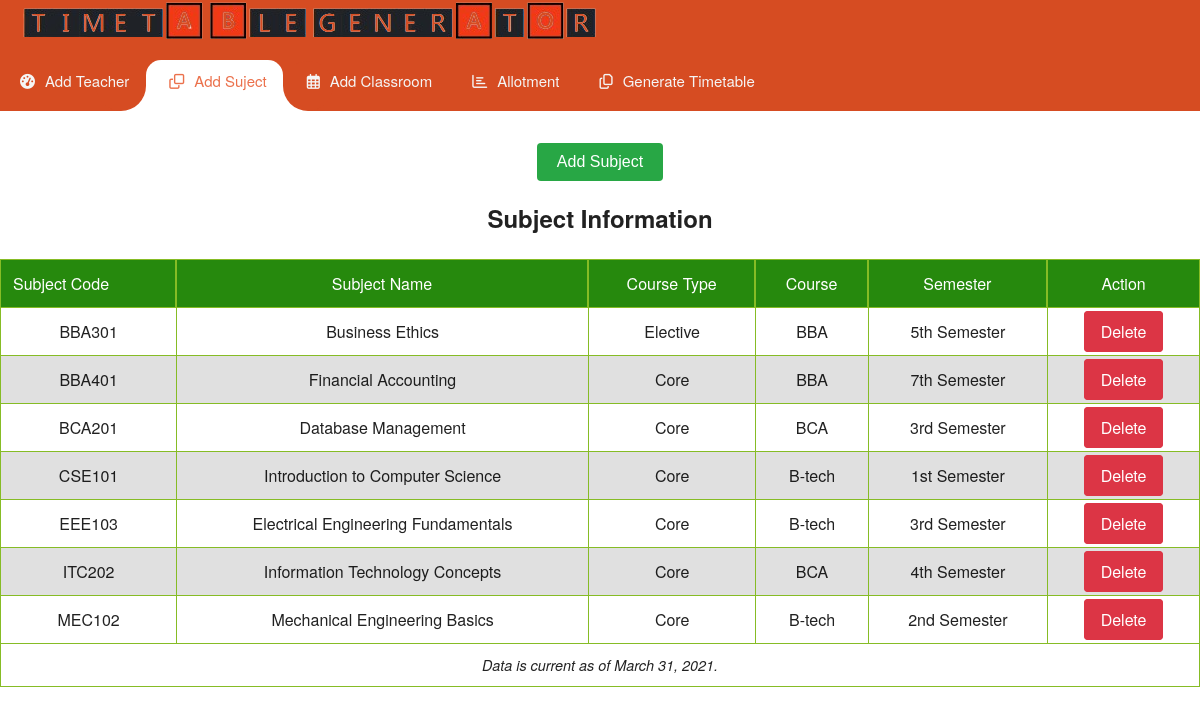
The page /project/main/subject.php on the database its author committed.
### tables this page shows
CREATE TABLE `subjects` (
  `subject_code` varchar(100) NOT NULL,
  `subject_name` varchar(255) NOT NULL,
  `course_type` varchar(100) NOT NULL,
  `course` varchar(100) NOT NULL,
  `semester` varchar(100) NOT NULL
);

### project/main/subject.php (the view, shortened to what this page needs)
<?php
include("../connection.php");
include("home.php");
$query = "SELECT * FROM subjects";
$result = mysqli_query($conn, $query);
if ($result) {
    ?>
    <!DOCTYPE html>
    <html lang="en">
    <head>
        <link rel="stylesheet" href="css/table.css">
        <link rel="stylesheet" href="css/subject.css">
    </head>
    <body>
        <div class="container">
            <div class="add-subject-btn-container">
                <button class="add-subject-btn" onclick="openSubjectModal()">Add Subject</button>
            </div>
            <table class="responsive-table">
                <caption>Subject Information</caption>
                <thead>
                    <tr>
                        <th scope="col">Subject Code</th>
                        <th scope="col">Subject Name</th>
                        <th scope="col">Course Type</th>
                        <th scope="col">Course</th>
                        <th scope="col">Semester</th>
                        <th scope="col">Action</th>
                    </tr>
                </thead>
                <tfoot>
                    <tr>
                        <td colspan="6">Data is current as of March 31, 2021.</td>
                    </tr>
                </tfoot>
                <tbody>
                    <?php
                    while ($row = mysqli_fetch_assoc($result)) {
                        $subjectCode = isset($row['subject_code']) ? $row['subject_code'] : 'N/A';
                        $subjectName = isset($row['subject_name']) ? $row['subject_name'] : 'N/A';
                        $courseType = isset($row['course_type']) ? $row['course_type'] : 'N/A';
                        $course = isset($row['course']) ? $row['course'] : 'N/A';
                        $semester = isset($row['semester']) ? $row['semester'] : 'N/A';
                        ?>
                        <tr>
                            <td><?php echo $subjectCode ?></td>
                            <td><?php echo $subjectName ?></td>
                            <td><?php echo $courseType ?></td>
                            <td><?php echo $course ?></td>
                            <td><?php echo $semester ?></td>
                            <td>
                                <a href="delete/delete_subject.php?subjectCode=<?php echo $subjectCode; ?>" class="btn-danger btn-sm" onclick="return confirm('Are you sure you want to delete this subject?')">Delete</a>
                            </td>
                        </tr>
                    <?php
                    }
                    ?>
                </tbody>
            </table>
</body>
    </html>
    <?php
} else {
    echo 'Error fetching data from the database: ' . mysqli_error($conn);
}
?>

### project/main/home.php (shortened to what this page needs)
<!DOCTYPE html>
<html lang="en">
<head>
    <link rel="stylesheet" href="css/home.css">
</head>
<body>
<nav class="navbar navbar-expand-custom navbar-mainbg">
<a class="navbar-brand navbar-logo" href="../index.php"><img src="../image/time-table generator.png" alt="logo"></a>
    <div class="collapse navbar-collapse" id="navbarSupportedContent">
        <ul class="navbar-nav ml-auto">
            <div class="hori-selector"><div class="left"></div><div class="right"></div></div>
            <li class="nav-item">
                <a class="nav-link" href="teacher.php"><i class="fas fa-tachometer-alt"></i>Add Teacher</a>
            </li>
            <li class="nav-item">
                <a class="nav-link" href="subject.php"><i class="far fa-clone"></i>Add Suject</a>
            </li>
            <li class="nav-item">
                <a class="nav-link" href="classroom.php"><i class="far fa-calendar-alt"></i>Add Classroom</a>
            </li>
            <li class="nav-item">
                <a class="nav-link" href="allotment.php"><i class="far fa-chart-bar"></i>Allotment</a>
            </li>
            <li class="nav-item">
                <a class="nav-link" href="generate.php"><i class="far fa-copy"></i>Generate Timetable</a>
            </li>
        </ul>
    </div>
</nav>
</body>
</html>

### project/main/css/home.css (style rules this page uses)
.navbar-nav.ml-auto { display: flex; align-items: center; }
body { font-family: 'Roboto', sans-serif; margin: 0; padding: 0; }
i { margin-right: 10px; }
.navbar-logo { padding: 15px; color: #fff; }
.navbar-mainbg { background-color: #d64c22; padding: 0px; }
#navbarSupportedContent { overflow: hidden; position: relative; }
#navbarSupportedContent ul { padding: 0px; margin: 0px; }
#navbarSupportedContent ul li a i { margin-right: 10px; }
#navbarSupportedContent li { list-style-type: none; float: left; }
#navbarSupportedContent ul li a { color:whitesmoke; text-decoration: none; font-size: 15px; display: block; padding: 20px 20px; transition-duration: 0.6s; transition-timing-function: cubic-bezier(0.68, -0.55, 0.265, 1.55); position: relative; }
#navbarSupportedContent>ul>li.active>a { color: #eb714c; background-color: transparent; transition: all 0.7s; }
.hori-selector { display: inline-block; position: absolute; height: 100%; top: 0px; left: 0px; transition-duration: 0.6s; transition-timing-function: cubic-bezier(0.68, -0.55, 0.265, 1.55); background-color: #fff; border-top-left-radius: 15px; border-top-right-radius: 15px; margin-top: 10px; }
.hori-selector .right, .hori-selector .left { position: absolute; width: 25px; height: 25px; background-color: #fff; bottom: 10px; }
.hori-selector .right { right: -25px; }
.hori-selector .left { left: -25px; }
.hori-selector .right:before, .hori-selector .left:before { content: ''; position: absolute; width: 50px; height: 50px; border-radius: 50%; background-color: #d64c22; }
.hori-selector .right:before { bottom: 0; right: -25px; }
.hori-selector .left:before { bottom: 0; left: -25px; }
@media (min-width: 992px) { .navbar-expand-custom { -ms-flex-flow: row nowrap; flex-flow: row nowrap; -ms-flex-pack: start; justify-content: flex-start; } }
@media (min-width: 992px) { .navbar-expand-custom .navbar-nav { -ms-flex-direction: row; flex-direction: row; } }
@media (min-width: 992px) { .navbar-expand-custom .navbar-collapse { display: -ms-flexbox!important; display: flex!important; -ms-flex-preferred-size: auto; flex-basis: auto; } }

### project/main/css/subject.css (style rules this page uses)
.btn-danger { background-color: #dc3545; color: #fff; border: 1px solid #dc3545; padding: 8px 16px; text-decoration: none; border-radius: 4px; transition: background-color 0.3s; }
.add-subject-btn-container { text-align: center; margin-bottom: 20px; }
.add-subject-btn { background-color: #28a745; color: #fff; padding: 10px 20px; font-size: 16px; border: none; border-radius: 4px; cursor: pointer; transition: background-color 0.3s; }

### rows shown on the page
subjects: subject_code "BBA301", subject_name "Business Ethics", course_type "Elective", course "BBA", semester "5th Semester"
subjects: subject_code "BBA401", subject_name "Financial Accounting", course_type "Core", course "BBA", semester "7th Semester"
subjects: subject_code "BCA201", subject_name "Database Management", course_type "Core", course "BCA", semester "3rd Semester"
subjects: subject_code "CSE101", subject_name "Introduction to Computer Science", course_type "Core", course "B-tech", semester "1st Semester"
subjects: subject_code "EEE103", subject_name "Electrical Engineering Fundamentals", course_type "Core", course "B-tech", semester "3rd Semester"
subjects: subject_code "ITC202", subject_name "Information Technology Concepts", course_type "Core", course "BCA", semester "4th Semester"
subjects: subject_code "MEC102", subject_name "Mechanical Engineering Basics", course_type "Core", course "B-tech", semester "2nd Semester"
